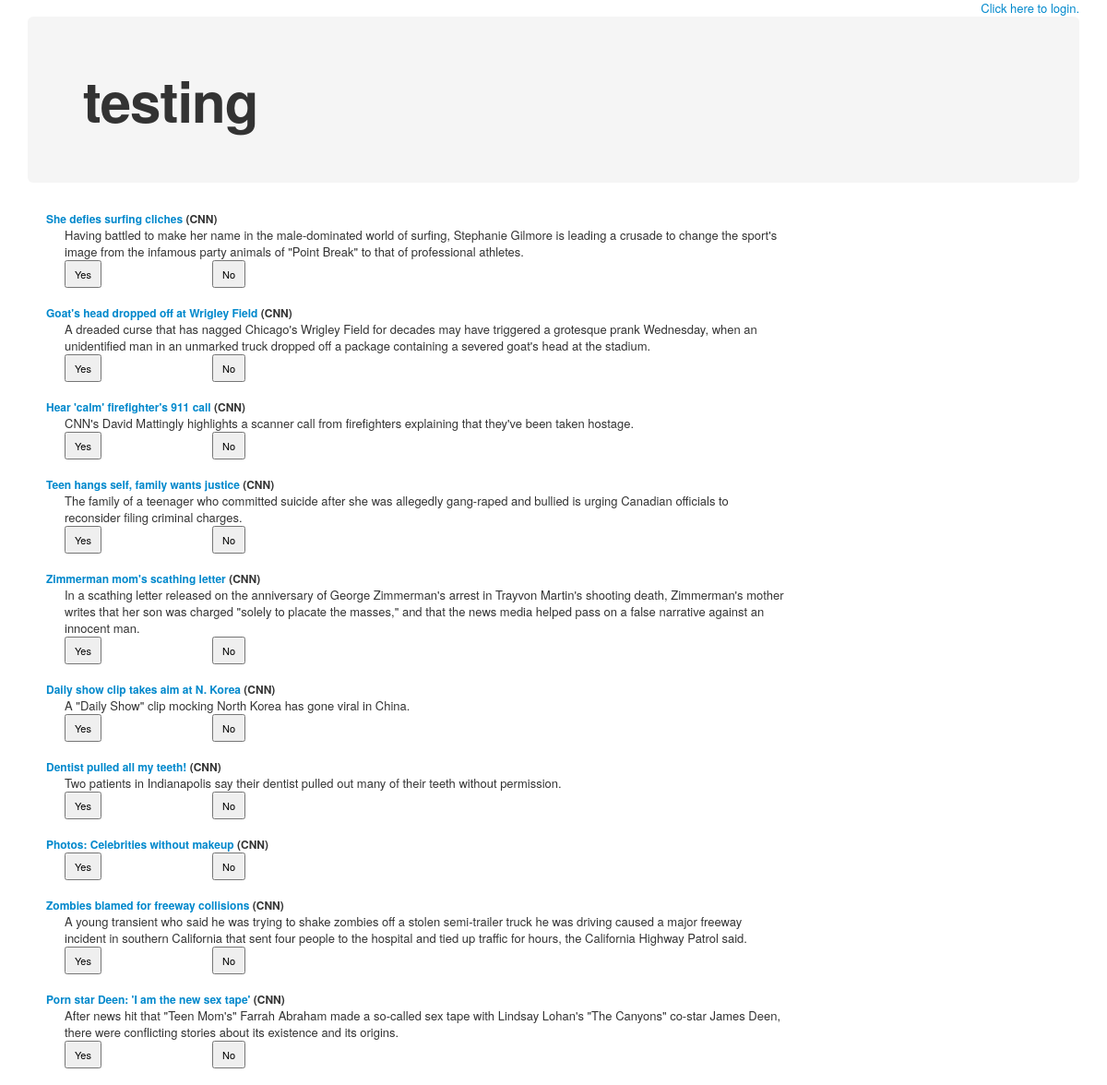
Page /news on the committed database.
### model.py (models this page shows)
class Stories(Base):
	__tablename__ = "stories" # store instances of this class in tbl 'stories'
	id = Column(Integer, primary_key=True)
	title = Column(String(128))
	abstract = Column(String(256))
	url = Column(String(128))
	source = Column(String(128))

### herewego.py (the view)
@app.route("/news")
def news():
	stories_list = model.session.query(model.Stories).limit(10).all()
	return render_template("news.html", story_list = stories_list)

### templates/news.html (shortened to what this page needs)
{% extends "base.html" %}
{% block content %}
<div class="hero-unit">
<h1> testing </h1>
</div>
  {% for story in story_list %}
    <div class="row">
      <h5><a href="{{ story.url }}"> {{ story.title }}</a> ({{ story.source }})</h5>
      </div>
    <div class="row">
      <div class="span10">
	  {{ story.abstract }}
	</div>
</div>
	    <div class="row">
    <div class="span2">
	  <form action="{{ url_for('like') }}" method="post">
		  <button  class="btn-small" type="submit" value="Submit">Yes</button></form>
		</div>
	<div class="span2">
		<form action="{{ url_for('dislike') }}" method="post">
			<button  class="btn-small" type="submit" value="Submit">No</button></form>
		</div>
    </div>
{% endfor %}
{% endblock %}

### templates/base.html (shortened to what this page needs)
<html>
<head>
	{% block head %}
	<link rel="stylesheet" type="text/css" href="{{ url_for('static', filename="css/bootstrap.css") }}">
		{% endblock %}
</head>
<body>
	<div class="container-fluid" >
 {% if session['email'] %}
  <div align=right>You are currently signed in as: {{ session['email'] }}.</div>
	{% else %}
	  <div align=right><a href="{{ url_for('login') }}">Click here to login.</a></div>
	{% endif %}
	{% block content %}{% endblock %}
</div>
</body>
</html>

### rows in the picture
Stories: title "She defies surfing cliches", source "CNN", abstract "Having battled to make her name in the male-dominated world of surfing, Stephanie Gilmore is leading a crusade to change the sport's image from the infamous party animals of \"Point Break\" to that of professional athletes."
Stories: title "Goat's head dropped off at Wrigley Field", source "CNN", abstract "A dreaded curse that has nagged Chicago's Wrigley Field for decades may have triggered a grotesque prank Wednesday, when an unidentified man in an unmarked truck dropped off a package containing a severed goat's head at the stadium."
Stories: title "Hear 'calm' firefighter's 911 call", source "CNN", abstract "CNN's David Mattingly highlights a scanner call from firefighters explaining that they've been taken hostage."
Stories: title "Teen hangs self, family wants justice", source "CNN", abstract "The family of a teenager who committed suicide after she was allegedly gang-raped and bullied is urging Canadian officials to reconsider filing criminal charges."
Stories: title "Zimmerman mom's scathing letter", source "CNN", abstract "In a scathing letter released on the anniversary of George Zimmerman's arrest in Trayvon Martin's shooting death, Zimmerman's mother writes that her son was charged \"solely to placate the masses,\" and that the news media helped pass on a false narrative against an innocent man."
Stories: title "Daily show clip takes aim at N. Korea", source "CNN", abstract "A \"Daily Show\" clip mocking North Korea has gone viral in China."
Stories: title "Dentist pulled all my teeth!", source "CNN", abstract "Two patients in Indianapolis say their dentist pulled out many of their teeth without permission."
Stories: title "Photos: Celebrities without makeup", source "CNN"
Stories: title "Zombies blamed for freeway collisions", source "CNN", abstract "A young transient who said he was trying to shake zombies off a stolen semi-trailer truck he was driving caused a major freeway incident in southern California that sent four people to the hospital and tied up traffic for hours, the California Highway Patrol said."
Stories: title "Porn star Deen: 'I am the new sex tape'", source "CNN", abstract "After news hit that \"Teen Mom's\" Farrah Abraham made a so-called sex tape with Lindsay Lohan's \"The Canyons\" co-star James Deen, there were conflicting stories about its existence and its origins."
